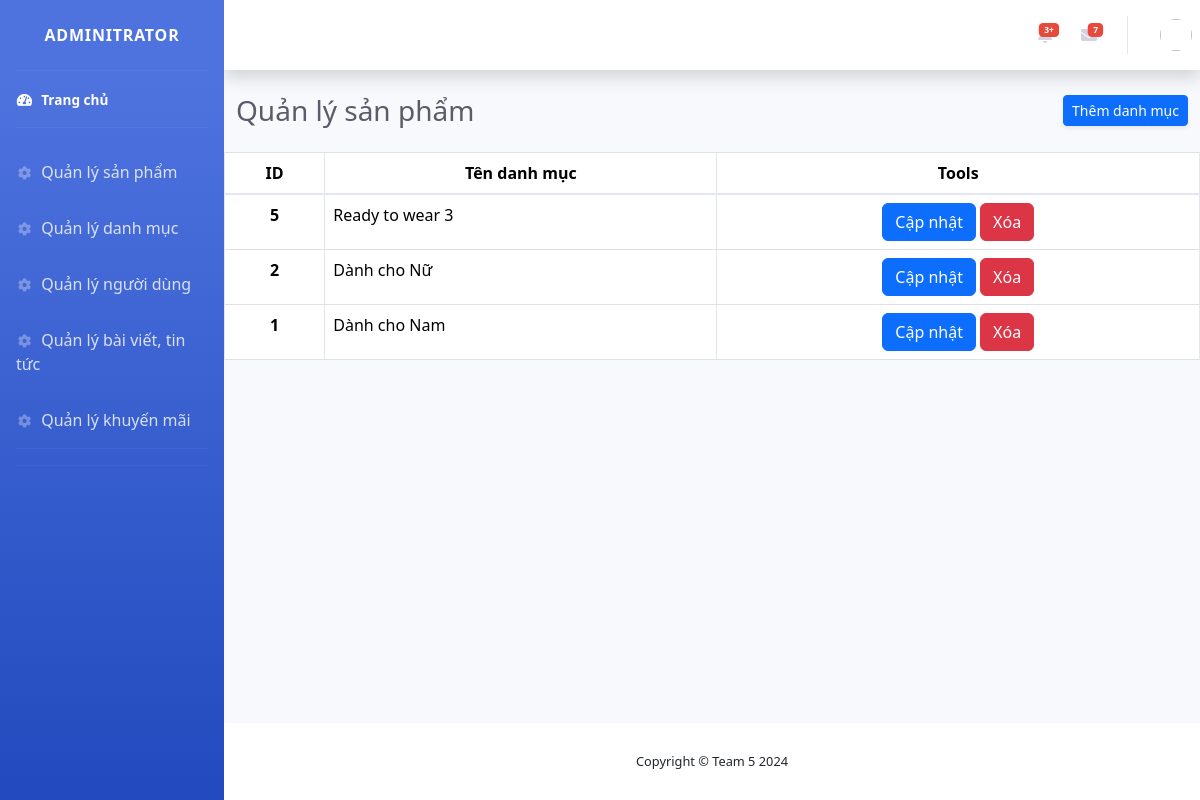
/admin/?act=catalogues (signed in), run on the app's committed database.
### tables this page shows
CREATE TABLE `danh_muc` (
  `id_danh_muc` int(11) NOT NULL,
  `ten_dm` varchar(50) NOT NULL
);

### admin/controllers/CataloguesController.php (called while the page is built, shortened)
<?php
function cataloguesListAll() {
    $catalogues = listAllCatalog('danh_muc');
    require_once PATH_VIEW_ADMIN . 'layouts/master.php';
}

### admin/index.php (called while the page is built, shortened)
<?php
require_once '../commons/model.php';
$act = $_GET['act'] ?? '/';
match ($act) {
    '/' => dashboard(),
    'login' => authenShowFormLogin(),
    'logout' => authenLogout(),
    'products' => productsListAll(),
    'products-edit' => productsEdit($_GET['id']),
    'products-add' => productsCreate(),
    'products-delete' => productsDelete($_GET['id']),
    'products-details' => productsListOne($_GET['id']),
    'catalogues' => cataloguesListAll(),
    'catalogues-add' => cataloguesCreate(),
    'catalogues-edit' => cataloguesEdit($_GET['id']),
    'catalogues-delete' => cataloguesDelete($_GET['id']),
    'users' => usersListAll(),
    'users-details' => usersListOne($_GET['id']),
    'users-add' => userCreate(),
    'users-edit' => userUpdate($_GET['id']),
    'users-delete' => userDelete($_GET['id']),
    'news' => newsListAll(),
    'news-edit' => newsEdit($_GET['id']),
    'news-add' => newsCreate(),
    'news-delete' => newsDelete($_GET['id']),
    'vouchers' => vouchersList(),
    'vouchers-edit' => voucherEdit($_GET['id']),
    'vouchers-add' => voucherCreate(),
    'vouchers-delete' => voucherDelete($_GET['id']),
    'vouchers-details' => voucherListOne($_GET['id']),
};

### commons/model.php (called while the page is built, shortened)
<?php
if (!function_exists('listAllCatalog')) {
    function listAllCatalog($tableName)
    {
        try {
            $sql = "SELECT * FROM $tableName ORDER BY id_danh_muc DESC";
            $stmt = $GLOBALS['conn']->prepare($sql);
            $stmt->execute();
            return $stmt->fetchAll();
        } catch (\Exception $e) {
            debug($e);
        }
    }
}

### admin/views/catalogues/index.php (the view)
<div class="container-fluid">
    <div class="d-sm-flex align-items-center justify-content-between mb-4">
        <h1 class="h3 mb-0 text-gray-800">Quản lý sản phẩm</h1>
        <a href="<?= BASE_URL_ADMIN . '?act=catalogues-add' ?>" class="d-none d-sm-inline-block btn btn-sm btn-primary shadow-sm">
            Thêm danh mục
        </a>
    </div>
    <div class="row">
    <table class="table table-bordered" id="dataTable" width="100%" cellspacing="0">
        <thead>
            <tr class='text-center'>
                <th>ID</th>
                <th>Tên danh mục</th>
                <th>Tools</th>
            </tr>
        </thead>
        <tbody>
            <?php foreach ($catalogues as $item): ?>
                    <tr>
                        <th class='text-center'><?= $item['id_danh_muc'] ?></th>
                        <td><?= $item['ten_dm'] ?></td>
                        <td class='text-center'>
                            <a class='btn btn-primary' href="?act=catalogues-edit&id=<?= $item['id_danh_muc'] ?>">Cập nhật</a>
                            <a type='button' class='btn btn-danger' onclick="return confirm('Bạn có muốn xóa danh mục này không?')" href="?act=catalogues-delete&id=<?= $item['id_danh_muc'] ?>">Xóa</a>
                        </td>
                    </tr>
            <?php endforeach; ?>
        </tbody>
        </table>
    </div>
</div>

### data on the page
danh_muc: id_danh_muc "5", ten_dm "Ready to wear 3"
danh_muc: id_danh_muc "2", ten_dm "Dành cho Nữ"
danh_muc: id_danh_muc "1", ten_dm "Dành cho Nam"
